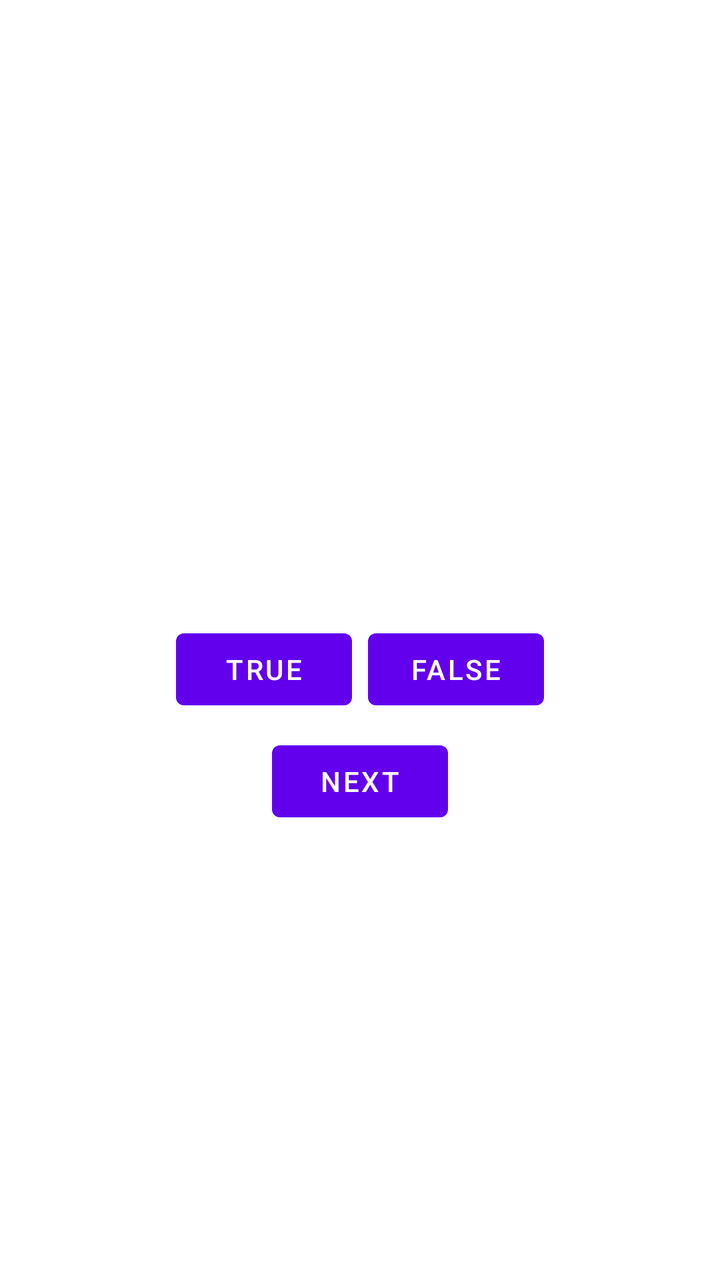
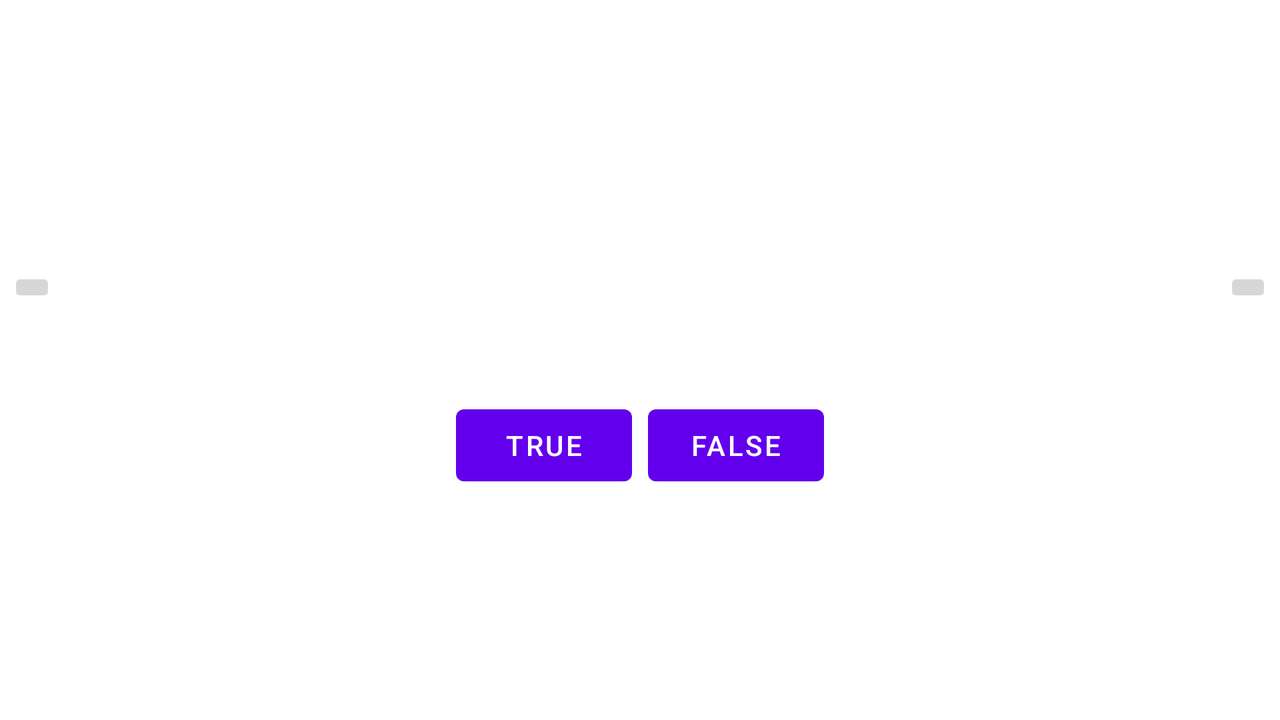

The same Android screen from two of the app's own layout files: first res/layout/ as a phone draws it, then the repository's variant for another configuration, drawn on a device whose configuration selects that folder. Both files follow.
<!-- AndroidManifest.xml: application theme Theme.ApplicationCupsake -->
<!-- res/layout/activity_quiz.xml -->
<?xml version="1.0" encoding="utf-8"?>
<LinearLayout xmlns:android="http://schemas.android.com/apk/res/android"
    xmlns:app="http://schemas.android.com/apk/res-auto"
    xmlns:tools="http://schemas.android.com/tools"
    android:layout_width="match_parent"
    android:layout_height="match_parent"
    tools:context=".QuizActivity"
    android:orientation="vertical"
    android:gravity="center">

    <TextView
        android:id="@+id/tv_hello_world"
        android:layout_width="match_parent"
        android:layout_height="wrap_content"
        android:gravity="center"
        android:textSize="16sp"
        android:textStyle="bold"
        android:padding="24dp" />
    <LinearLayout
        android:layout_width="wrap_content"
        android:layout_height="wrap_content"
        android:orientation="horizontal"
        android:gravity="center"
        android:layout_marginTop="16dp">

        <Button
            android:id="@+id/true_btn"
            android:layout_width="wrap_content"
            android:layout_height="wrap_content"
            android:layout_margin="4dp"
            android:padding="4dp"
            android:text="@string/true_btn"/>
        <Button
            android:id="@+id/false_btn"
            android:layout_height="wrap_content"
            android:layout_width="wrap_content"
            android:layout_margin="4dp"
            android:padding="4dp"
            android:text="@string/false_btn"/>

    </LinearLayout>

    <Button
        android:id="@+id/next_btn"
        android:layout_width="wrap_content"
        android:layout_height="wrap_content"
        android:layout_margin="4dp"
        android:padding="4dp"
        android:text="@string/next_btn"/>

</LinearLayout>
<!-- resources referenced by this layout -->
<resources>
  <string name="false_btn">False</string>
  <string name="next_btn">Next</string>
  <string name="true_btn">True</string>
  <style name="Theme.ApplicationCupsake" parent="Theme.MaterialComponents.DayNight.DarkActionBar">
          
          <item name="colorPrimary">@color/purple_500</item>
          <item name="colorPrimaryVariant">@color/purple_700</item>
          <item name="colorOnPrimary">@color/white</item>
          
          <item name="colorSecondary">@color/teal_200</item>
          <item name="colorSecondaryVariant">@color/teal_700</item>
          <item name="colorOnSecondary">@color/black</item>
          
          <item name="android:statusBarColor" tools:targetApi="l">?attr/colorPrimaryVariant</item>
          
      </style>
</resources>
<!-- res/layout-land/activity_quiz.xml (the repository's variant of the layout above) -->
<!-- drawn on the phone turned sideways -->
<?xml version="1.0" encoding="utf-8"?>
<LinearLayout xmlns:android="http://schemas.android.com/apk/res/android"
    xmlns:app="http://schemas.android.com/apk/res-auto"
    xmlns:tools="http://schemas.android.com/tools"
    android:layout_width="match_parent"
    android:layout_height="match_parent"
    android:gravity="center"
    android:orientation="vertical"
    tools:context=".QuizActivity">

    <LinearLayout
        android:layout_width="match_parent"
        android:layout_height="wrap_content"
        android:gravity="center"
        android:orientation="horizontal">

        <ImageButton
            android:id="@+id/prev_btn"
            android:onClick="onClickButton"
            android:layout_width="wrap_content"
            android:layout_height="wrap_content"
            android:layout_margin="4dp"
            android:gravity="center"
            android:src="@drawable/ic_arrow_back"
            android:contentDescription="@string/content_desc_button_back" />

        <TextView
            android:id="@+id/question_text"
            android:layout_width="0dp"
            android:layout_height="wrap_content"
            android:layout_weight="80"
            android:gravity="center"
            android:padding="24dp"
            android:textSize="16sp"
            android:textStyle="bold" />

        <ImageButton
            android:id="@+id/next_btn"
            android:layout_width="wrap_content"
            android:layout_height="wrap_content"
            android:layout_margin="4dp"
            android:gravity="center"
            android:src="@drawable/ic_arrow_forward"
            android:contentDescription="@string/content_desc_button_next" />
    </LinearLayout>


    <LinearLayout
        android:layout_width="wrap_content"
        android:layout_height="wrap_content"
        android:layout_marginTop="16dp"
        android:gravity="center"
        android:orientation="horizontal">

        <Button
            android:id="@+id/true_btn"
            android:layout_width="wrap_content"
            android:layout_height="wrap_content"
            android:layout_margin="4dp"
            android:text="@string/true_btn" />

        <Button
            android:id="@+id/false_btn"
            android:layout_width="wrap_content"
            android:layout_height="wrap_content"
            android:layout_margin="4dp"
            android:text="@string/false_btn" />

    </LinearLayout>


</LinearLayout>
<!-- resources referenced by the variant -->
<!-- as the phone turned sideways resolves them -->
<resources>
  <string name="content_desc_button_back">Button back</string>
  <string name="content_desc_button_next">Button next</string>
  <string name="false_btn">False</string>
  <string name="true_btn">True</string>
  <style name="Theme.ApplicationCupsake" parent="Theme.MaterialComponents.DayNight.DarkActionBar">
          
          <item name="colorPrimary">@color/purple_500</item>
          <item name="colorPrimaryVariant">@color/purple_700</item>
          <item name="colorOnPrimary">@color/white</item>
          
          <item name="colorSecondary">@color/teal_200</item>
          <item name="colorSecondaryVariant">@color/teal_700</item>
          <item name="colorOnSecondary">@color/black</item>
          
          <item name="android:statusBarColor" tools:targetApi="l">?attr/colorPrimaryVariant</item>
          
      </style>
</resources>
